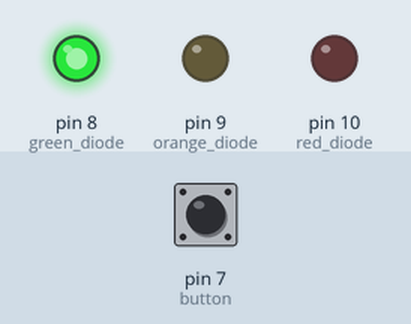
The sketch below on a simulated Arduino Uno, built with avr-gcc and run on an emulated ATmega328P. Parts: output pins drawn as LEDs (lit = HIGH). The test bench sets the inputs (shaded band); at power-on: pin 7 (button) HIGH.

Above: at 1.3 s.
1.4 s: pin 7 (button) pulled LOW for 3.2 s
At 5.0 s:
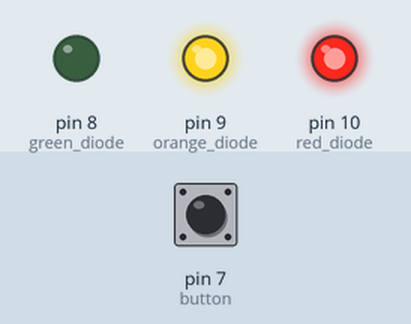
6.1 s: pin 7 (button) pulled LOW for 0.15 s
At 7.3 s:
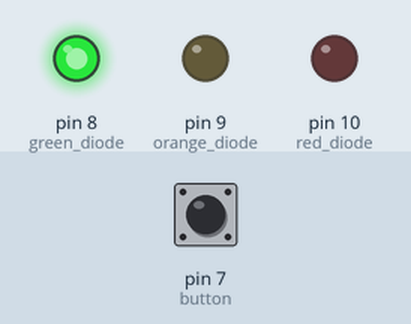
7.7 s: pin 7 (button) pulled LOW for 1 s
At 9.1 s:
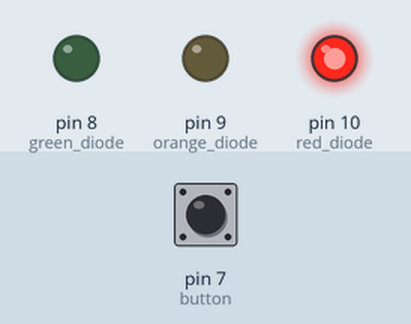
Timing chart, 0 to 10.7 s (numbered marks = the images above; inputs shaded):
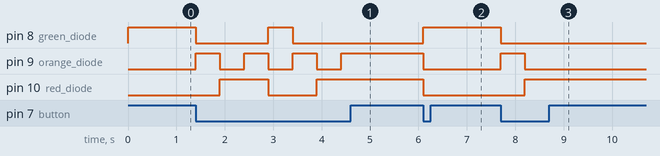

The sketch:

pr_traffic_lights.ino
```cpp
void setup() {
  pinMode(10, OUTPUT); //red diode
  pinMode(9, OUTPUT); //orange diode
  pinMode(8, OUTPUT); // green diode

  pinMode(7, INPUT_PULLUP); //button

  digitalWrite(10, LOW); //turning off the diods
  digitalWrite(9, LOW);
  digitalWrite(8, LOW);
}

void loop() {
  //green on
  digitalWrite(10, LOW);
  digitalWrite(9, LOW);
  digitalWrite(8, HIGH);

  delay(500);
  while (digitalRead (7) == HIGH) {} // wait for click the button
  //orange on

  digitalWrite(10, LOW);
  digitalWrite(9, HIGH);
  digitalWrite(8, LOW);

  delay(500);
  while (digitalRead (7) == HIGH) {}
  //red on

  digitalWrite(10, HIGH); //red
  digitalWrite(9, LOW); //orange
  digitalWrite(8, LOW); //green

  delay(500);
  while (digitalRead (7) == HIGH) {}

  digitalWrite(10, HIGH); //red
  digitalWrite(9, HIGH); //orange
  digitalWrite(8, LOW); //green

  delay(500);
  while (digitalRead(7) == HIGH) {}


}
```

Measured:
- after the input at 1.4 s, pin 8 (green_diode): HIGH → LOW at once, → HIGH 1.5 s later, → LOW 0.50 s later; pin 9 (orange_diode): alternates HIGH for 0.50 s and LOW for 0.50 s, 7 changes in all, then stays HIGH, starting at once; pin 10 (red_diode): LOW → HIGH after 0.50 s, → LOW 1.0 s later, → HIGH 1.0 s later
- after the input at 6.1 s, pin 8 (green_diode): LOW → HIGH at once; pin 9 (orange_diode), pin 10 (red_diode): HIGH → LOW at once
- after the input at 7.7 s, pin 8 (green_diode): HIGH → LOW at once; pin 9 (orange_diode): LOW → HIGH at once, → LOW 0.50 s later; pin 10 (red_diode): LOW → HIGH after 0.50 s
